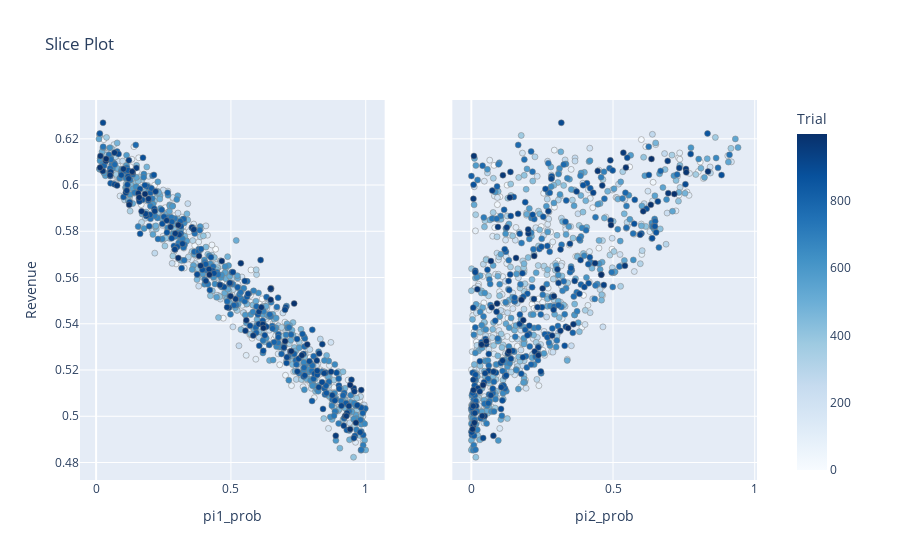

The code cell stored with this chart in its notebook:
### Code cell
optuna.visualization.plot_slice(
    study,
    target=lambda t: t.values[0],
    target_name="Revenue",
).show()

### Figure 1 — Plotly figure (JSON) as saved in the notebook; plotly's stock layout.template omitted (floating-point values rounded to 4 significant figures; data arrays with more than 128 entries replaced by an {"elided": "..."} marker saying what was removed)
{"data": [{"marker": {"color": {"elided": "1000 int values"}, "colorbar": {"title": {"text": "Trial"}, "x": 1, "xpad": 40}, "colorscale": [[0, "rgb(247,251,255)"], [0.125, "rgb(222,235,247)"], [0.25, "rgb(198,219,239)"], [0.375, "rgb(158,202,225)"], [0.5, "rgb(107,174,214)"], [0.625, "rgb(66,146,198)"], [0.75, "rgb(33,113,181)"], [0.875, "rgb(8,81,156)"], [1, "rgb(8,48,107)"]], "line": {"color": "Grey", "width": 0.5}, "showscale": true}, "mode": "markers", "name": "Feasible Trial", "showlegend": false, "type": "scatter", "x": {"elided": "1000 float values"}, "xaxis": "x", "y": {"elided": "1000 float values"}, "yaxis": "y"}, {"marker": {"color": {"elided": "1000 int values"}, "colorbar": {"title": {"text": "Trial"}, "x": 1, "xpad": 40}, "colorscale": [[0, "rgb(247,251,255)"], [0.125, "rgb(222,235,247)"], [0.25, "rgb(198,219,239)"], [0.375, "rgb(158,202,225)"], [0.5, "rgb(107,174,214)"], [0.625, "rgb(66,146,198)"], [0.75, "rgb(33,113,181)"], [0.875, "rgb(8,81,156)"], [1, "rgb(8,48,107)"]], "line": {"color": "Grey", "width": 0.5}, "showscale": false}, "mode": "markers", "name": "Feasible Trial", "showlegend": false, "type": "scatter", "x": {"elided": "1000 float values"}, "xaxis": "x2", "y": {"elided": "1000 float values"}, "yaxis": "y2"}], "layout": {"title": {"text": "Slice Plot"}, "xaxis": {"anchor": "y", "domain": [0, 0.45], "title": {"text": "pi1_prob"}}, "xaxis2": {"anchor": "y2", "domain": [0.55, 1], "title": {"text": "pi2_prob"}}, "yaxis": {"anchor": "x", "domain": [0, 1], "title": {"text": "Revenue"}}, "yaxis2": {"anchor": "x2", "domain": [0, 1], "matches": "y", "showticklabels": false}}}
